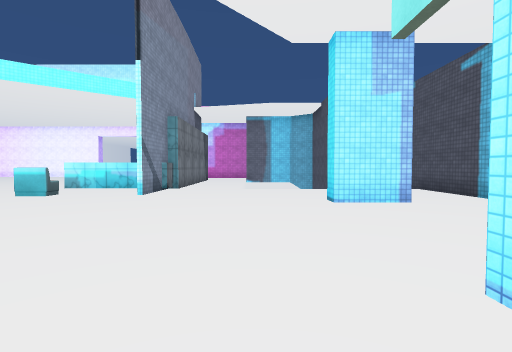
[1] (above)

18 first-person views from a walk through a 3-D level made in the Unity game engine. The camera is 1.4 m above the floor, tilts 2° down and sees 85° across. The floor is counted in squares, 2 m on a side. Each view is taken from the middle of a square. On the plan, view 1 faces up. The plan holds only what a view shows up to about 9 squares ahead; the rest is blank. The place goes on beyond the plan. The player is left out. Surface patterns are stand-ins for the level's own textures.

[2]
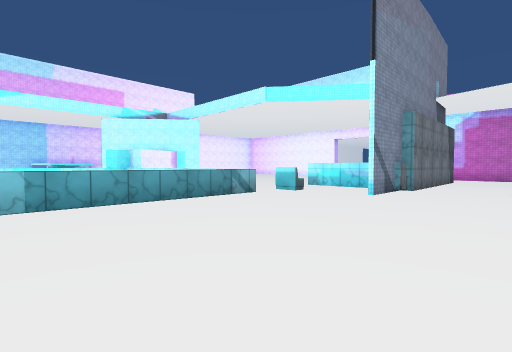

[3]
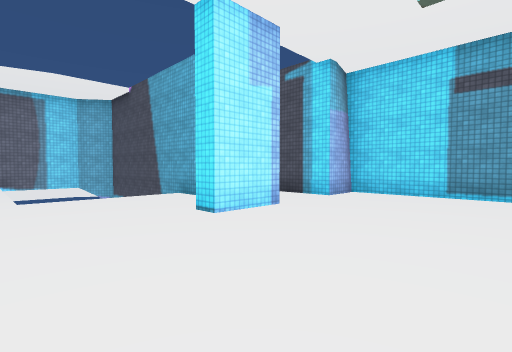

[4]
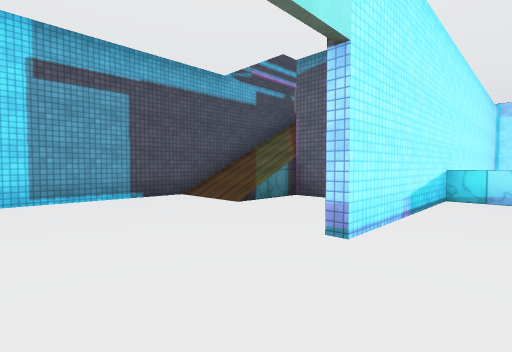

[5]
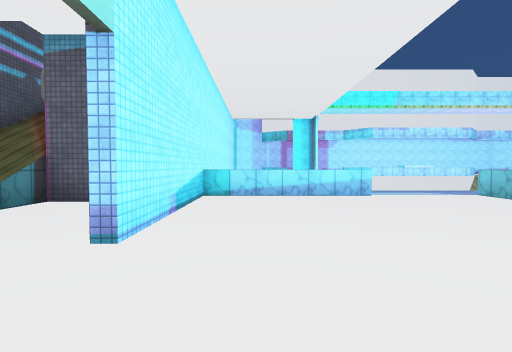

[6]
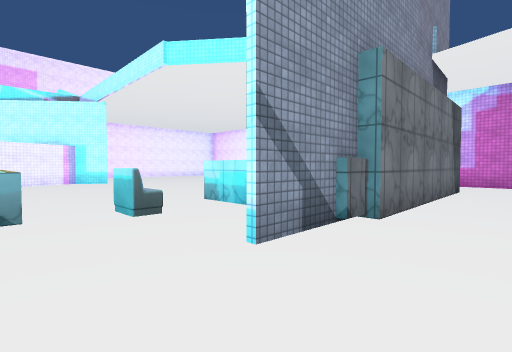

[7]
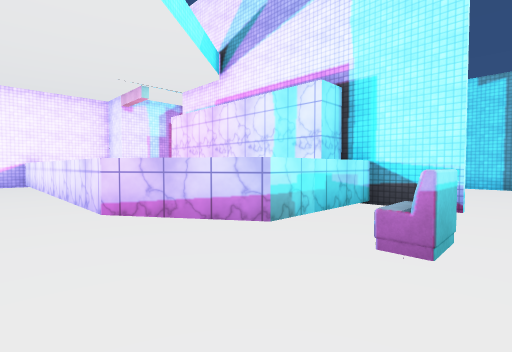

[8]
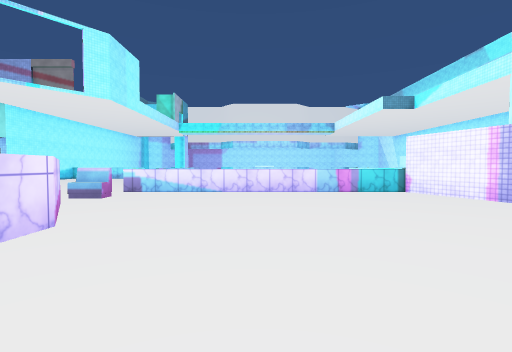

[9]
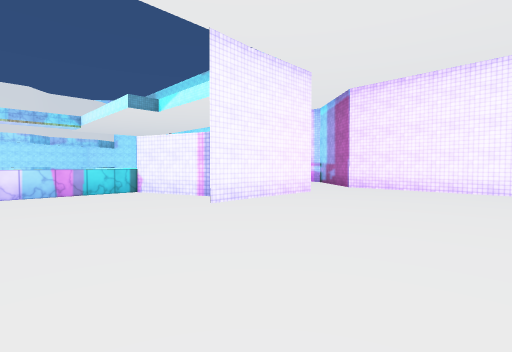

[10]
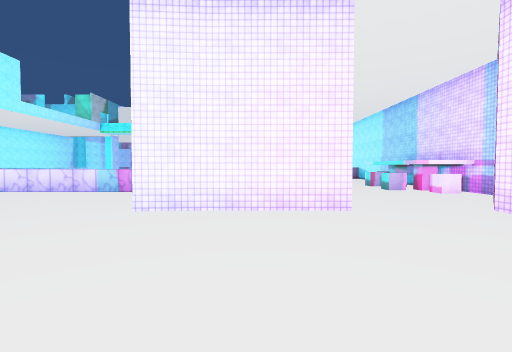

[11]
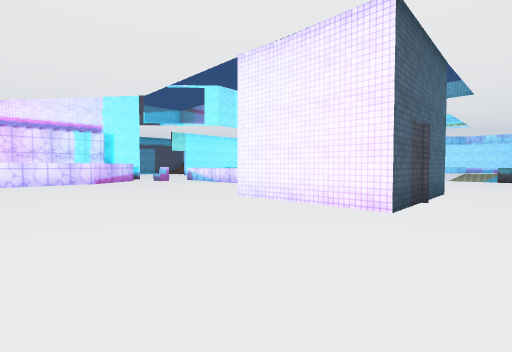

[12]
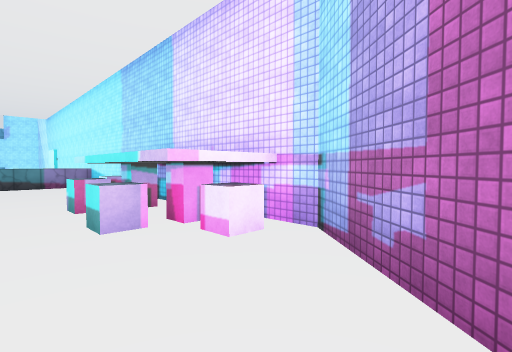

[13]
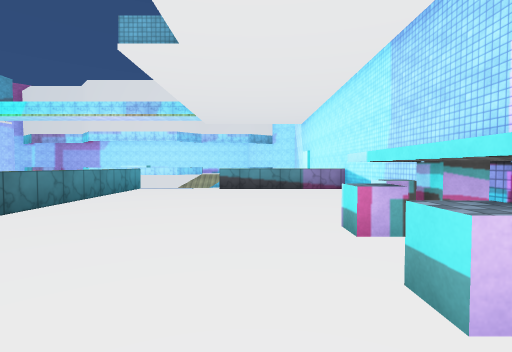

[14]
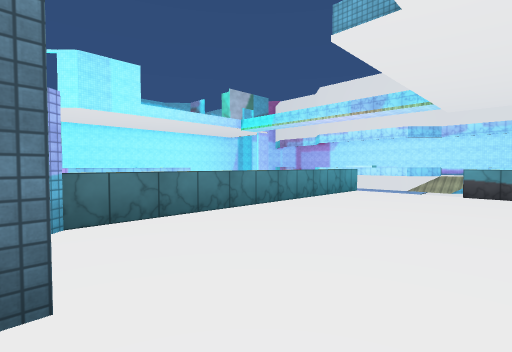

[15]
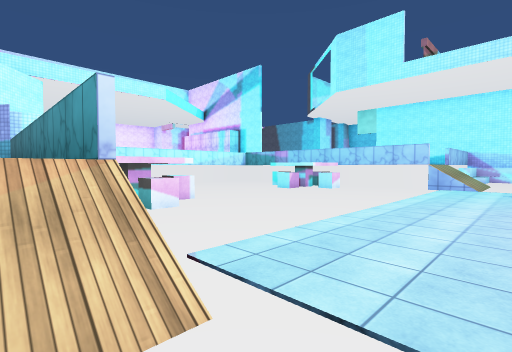

[16]
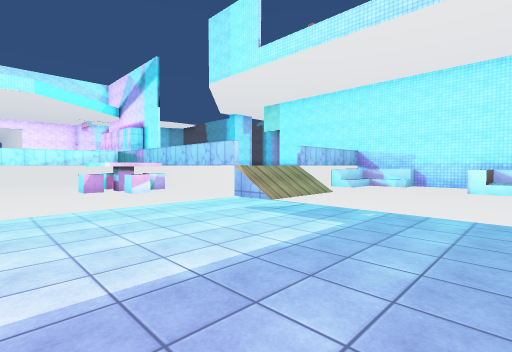

[17]
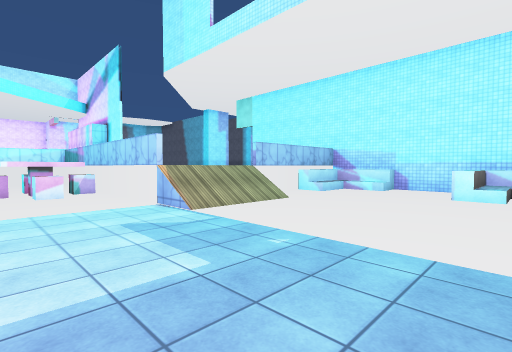

[18]
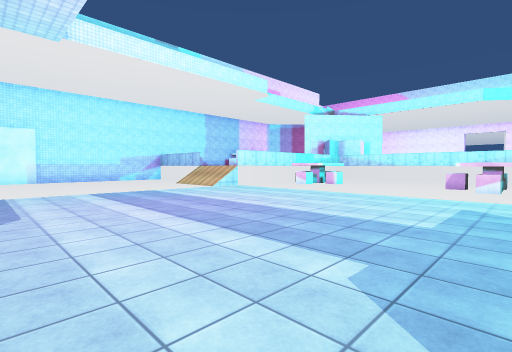

### Floor plan
Key: @ floor where view 1 was taken; # wall or solid block; . main floor; - floor 1.5 m lower than the main floor; : floor 3.25 m higher than the main floor; / step, stairs or slope; = window, fence, low wall or low ledge; ^ raised ledge; O other object.
Columns run from 21 left of view 1 to 7 right of it. Each row starts with its distance up from view 1.
 13   #...........#   #..
 12   #...........#   #..
 11   #...........#   #..   #
 10   #...........##  #..   #
  9  ##....#.......####..   # #
  8  #...###..........#.....# #
  7 ##...###........O.#.....#.#
  6 #....####..............##.###
  5 ###..####========...........#
  4 ##.....=    -   =...........#
  3 ##.....=    --- =...........#
  2 ##.....=   ---# =...........#
  1 #......=##---###=.....#.....#
  0 #......=##----##=....@#..///#
 -1 #......=--------=.....# .///#
 -2 #......=--------=.....####//#
 -3 #===#///--------///=^^#   :/#
 -4       //--------///---#    /#
 -5       ----------------##
 -6       -----------------#
 -7      ----------------^^
 -8     ------------------#
 -9     ------------
-10       ----------

Where each view was taken, in squares from view 1:
view 1: 0 up, 0 right, facing up
view 2: 0 up, 0 right, facing up-left
view 3: 2 up, 1 left, facing up-right
view 4: 4 up, 0 right, facing down-right
view 5: 4 up, 0 right, facing down
view 6: 5 up, 1 left, facing up-left
view 7: 6 up, 8 left, facing up-right
view 8: 13 up, 9 left, facing down
view 9: 13 up, 10 left, facing down-left
view 10: 13 up, 15 left, facing down
view 11: 13 up, 18 left, facing down-right
view 12: 8 up, 18 left, facing down-left
view 13: 6 up, 18 left, facing down
view 14: 5 up, 18 left, facing down-right
view 15: 5 down, 15 left, facing up-right
view 16: 8 down, 10 left, facing up-right
view 17: 8 down, 8 left, facing up-right
view 18: 10 down, 6 left, facing up-left
